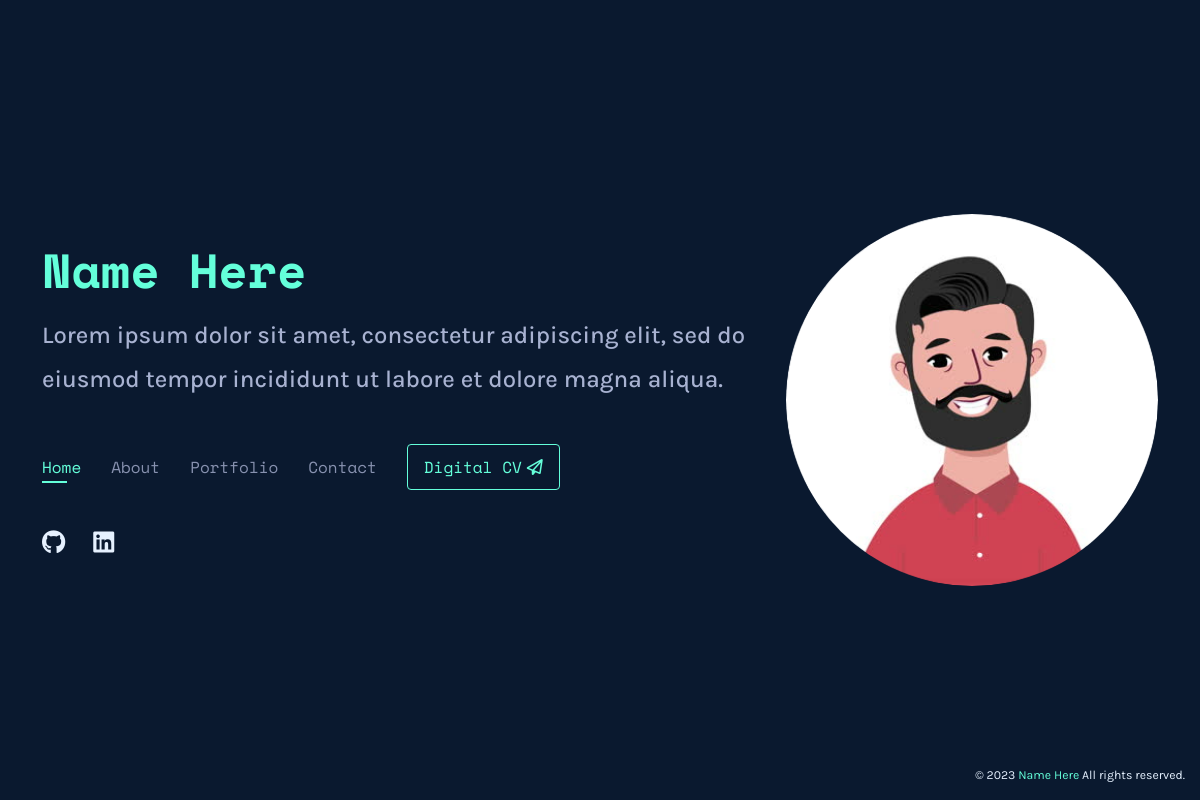
The page / on the database its author committed.
### apps/portfolio/models.py (models this page shows, shortened)
class Personal(models.Model):
    name = models.CharField(max_length=50, blank=True, null=True)
    role = models.TextField(max_length=500, blank=True, null=True)
    mini_description = models.TextField(max_length=500, blank=True, null=True)
    cv_description = models.TextField(max_length=500, blank=True, null=True)
    cv_link = models.URLField(blank=True, null=True)
    photo = models.ImageField(upload_to='profile_pics/main', blank=True, null=True)
    github = models.URLField(blank=True, null=True)
    linkedin = models.URLField(blank=True, null=True)
    phone = models.CharField(max_length=20, blank=True, null=True)
    email = models.EmailField(blank=True, null=True)
    location = models.CharField(max_length=50, blank=True, null=True)

### apps/portfolio/views.py (the view, shortened to what this page needs)
# urls.py: path('', HomePageView.as_view(), name='home'),
class HomePageView(TemplateView):
    template_name = 'portfolio/portfolio_main.html'
    def get_context_data(self, **kwargs):
        context = super().get_context_data(**kwargs)
        context['personal'] = Personal.objects.all()
        context['about'] = About.objects.all()
        context['technologies'] = Technology.objects.all()
        context['portfolio'] = Portfolio.objects.all()
        context['contact_form'] = ContactForm()
        context['message_sent'] = False
        return context

### templates/portfolio/portfolio_main.html (shortened to what this page needs)
{% extends "layouts/base.html" %}
{% block content %}
{% include 'layouts/header.html' %}
{% include 'layouts/footer.html' %}
{% endblock content %}

### templates/layouts/header.html (shortened to what this page needs)
{% load static %}
<header id="header">
  <div class="container">
    <div class="data-row" >
      {% for personal_info in personal %}
      <h1><a href="/">Name Here</a></h1>
      <h2>
        {{ personal_info.mini_description|safe }}
      </h2>
      <nav id="navbar" class="navbar">
        <ul>
          <li><a class="nav-link active" href="#header">Home</a></li>
          <li><a class="nav-link" href="#about">About</a></li>
          <li><a class="nav-link" href="#portfolio">Portfolio</a></li>
          <li><a class="nav-link" href="#contact">Contact</a></li>
          <li><a href="{% url 'digital_cv' %}" target="_blank">Digital CV </a></li>
        </ul>
      </nav>
      <div class="social-links">
        <a href="{{ personal_info.github }}" class="github" target="_blank"
          ><i class="fa-brands fa-github"></i
        ></a>
        <a
          href="{{ personal_info.linkedin }}"
          class="linkedin"
          target="_blank"
          ><i class="fa-brands fa-linkedin"></i
        ></a>
      </div>
    </div>
    <div class="col-lg-4 profileImg" id="profile-image">
      <img
        src="{{ personal_info.photo.url }}"
        class="img-fluid avatar profileImgInner"
        loading="lazy"
        alt="Image of Adrian Rubico"
      />
    </div>
    {% endfor %}
  </div>
</header>

### static/assets/css/style.css (style rules this page uses)
:root { --primary: 10, 25, 47; --light-primary: 17, 34, 64; --lightest-primary: 35, 53, 84; --secondary: 136, 146, 176; --light-secondary: 168, 178, 209; --lightest-secondary: 204, 214, 246; --white: 230, 241, 255; --accent: 100, 255, 218; --hover: 50, 213, 183; --boxcolorinset: #c9c9c9; --ff-sans: 'Karla', sans-serif; --ff-mono: 'Space Mono', monospace; }
body { font-family: var(--ff-sans); background-color: rgba(var(--primary), 1); color: rgba(var(--white), 1); position: relative; background: transparent; }
body::before { content: ''; position: fixed; background: rgba(var(--primary), 1); background-size: cover; left: 0; right: 0; top: 0; height: 100vh; z-index: -1; }
@media (min-width: 1024px) { body::before { background-attachment: fixed; } }
a { color: rgba(var(--accent), 1); text-decoration: none; }
h1, h2, h3, h4, h5, h6 { font-family: var(--ff-sans); }
#header { transition: ease-in-out 0.3s; position: relative; height: 100vh; display: flex; align-items: center; z-index: 997; overflow-y: auto; }
#header * { transition: ease-in-out 0.3s; }
#header h1 { font-size: 48px; margin: 0; padding: 0; line-height: 1; font-weight: 700; font-family: var(--ff-mono); color: rgba(var(--accent), 1); }
#header h1 a { line-height: 1; display: inline-block; }
#header h2 { font-size: 24px; margin-top: 20px; color: rgba(var(--light-secondary), 1); line-height: 1.8; }
#header img { padding: 0; margin: 0; }
#header .social-links { margin-top: 40px; display: flex; gap: 18px; }
#header .social-links a { font-size: 24px; display: flex; justify-content: center; align-items: center; color: rgba(var(--white), 1); line-height: 1; margin-right: 10px; border-radius: 50%; transition: transform 0.3s; }
#header .container { display: flex; flex-direction: row; align-items: center; justify-content: center; }
.data-row { display: flex; width: 100%; flex-direction: column; justify-content: center; }
.profileImg { display: flex; flex-direction: column; }
.navbar { padding: 0; margin-top: 35px; }
.navbar ul { margin: 0; padding: 0; display: flex; list-style: none; align-items: center; }
.navbar li { position: relative; }
.navbar li + li { margin-left: 30px; }
.navbar a, .navbar a:focus { display: flex; align-items: center; justify-content: space-between; padding: 0; font-size: 16px; font-family: var(--ff-mono) !important; font-weight: 400; color: rgba(var(--secondary), 1); white-space: nowrap; transition: 0.3s; }
.navbar a:before { content: ''; position: absolute; width: 0; height: 2px; bottom: -4px; left: 0; background-color: rgba(var(--accent), 1); visibility: hidden; width: 0px; transition: all 0.3s ease-in-out 0s; }
.navbar a:hover:before, .navbar li:hover > a:before, .navbar .active:before { visibility: visible; width: 25px; }
.navbar a:hover, .navbar .active, .navbar .active:focus, .navbar li:hover > a { color: rgba(var(--accent), 1); }
.navbar li:last-child { border: 1px solid rgba(var(--accent), 1); border-radius: 0.25rem; padding: 10px 16px; }
.navbar li:last-child a { color: rgba(var(--accent), 1); }
.navbar li:last-child a::before { all: unset; }
.avatar { border-radius: 50%; }

### rows shown on the page
Personal: mini_description "Lorem ipsum dolor sit amet, consectetur adipiscing elit, sed do eiusmod tempor incididunt ut labore et dolore magna aliqua.", photo (picture)
